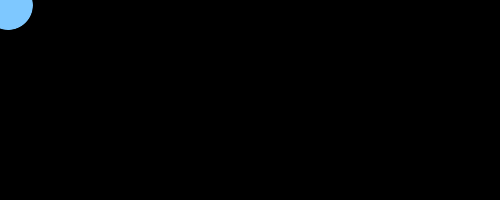
Frame 1 (no input)
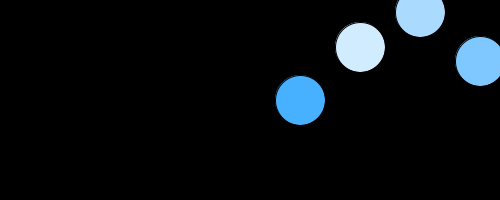
Frame 60 (the mouse pressed at the canvas centre just before this capture)
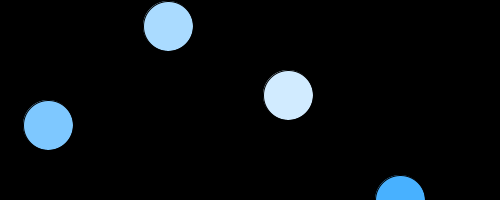
Frame 120 (the mouse held since frame 60 and released just before this capture)

The Processing sketch that drew these frames (run headless with seeded random() and noise(); from frame 60 on, the mouse is pressed at the canvas centre):

// Processing sketch: processing_110780
// ── processing_110780.pde

int moveHorizontal = 0;
int moveVertical = 5;
int replacementHorizontal = 5;
int replacementVertical = 5;

int moveHorizontal2 = 0;
int moveVertical2 = 5;
int replacementHorizontal2 = 6;
int replacementVertical2 = 6;

int moveHorizontal3 = 0;
int moveVertical3 = 5;
int replacementHorizontal3 = 7;
int replacementVertical3 = 7;

int moveHorizontal4 = 0;
int moveVertical4 = 5;
int replacementHorizontal4 = 8;
int replacementVertical4 = 8;

void setup() {
  size(500,200);
}

void draw() {
  background(0);
  
    moveHorizontal = moveHorizontal + replacementHorizontal;
    ellipse(moveHorizontal, moveVertical, 50, 50);
    
    fill(209,235,255);
    
    if (moveHorizontal >= width) {
    //println("I'm Here!");
    replacementHorizontal = replacementHorizontal * -1;
    }
    
    if (moveHorizontal <=0)  {
    //println("its working!");
    replacementHorizontal = replacementHorizontal * -1;
    }
    
    moveVertical = moveVertical + replacementVertical;
    if (moveVertical <=0)  {
    replacementVertical = replacementVertical * -1;
    }
    
     if (moveVertical >=height)  {
    replacementVertical = replacementVertical * -1;
    }
    
    
    //println(replacement);
    
    
    
    
    
    moveHorizontal2 = moveHorizontal2 + replacementHorizontal2;
    ellipse(moveHorizontal2, moveVertical2, 50, 50);
    
    fill(170,219,255);
    
    if (moveHorizontal2 >= width) {
    //println("I'm Here!");
    replacementHorizontal2 = replacementHorizontal2 * -1;
    }
    
    if (moveHorizontal2 <=0)  {
    //println("its working!");
    replacementHorizontal2 = replacementHorizontal2 * -1;
    }
    
    moveVertical2 = moveVertical2 + replacementVertical2;
    if (moveVertical2 <=0)  {
    replacementVertical2 = replacementVertical2 * -1;
    }
    
     if (moveVertical2 >=height)  {
    replacementVertical2 = replacementVertical2 * -1;
    }
    
    
    
    
    
    moveHorizontal3 = moveHorizontal3 + replacementHorizontal3;
    ellipse(moveHorizontal3, moveVertical3, 50, 50);
    
    fill(126,200,255);
    
    if (moveHorizontal3 >= width) {
    //println("I'm Here!");
    replacementHorizontal3 = replacementHorizontal3 * -1;
    }
    
    if (moveHorizontal3 <=0)  {
    //println("its working!");
    replacementHorizontal3 = replacementHorizontal3 * -1;
    }
    
    moveVertical3 = moveVertical3 + replacementVertical3;
    if (moveVertical3 <=0)  {
    replacementVertical3 = replacementVertical3 * -1;
    }
    
     if (moveVertical3 >=height)  {
    replacementVertical3 = replacementVertical3 * -1;
    }
    
    
    
    
    moveHorizontal4 = moveHorizontal4 + replacementHorizontal4;
    ellipse(moveHorizontal4, moveVertical4, 50, 50);
    
    fill(72,177,255);
    
    if (moveHorizontal4 >= width) {
    //println("I'm Here!");
    replacementHorizontal4 = replacementHorizontal4 * -1;
    }
    
    if (moveHorizontal4 <=0)  {
    //println("its working!");
    replacementHorizontal4 = replacementHorizontal4 * -1;
    }
    
    moveVertical4 = moveVertical4 + replacementVertical4;
    if (moveVertical4 <=0)  {
    replacementVertical4 = replacementVertical4 * -1;
    }
    
     if (moveVertical4 >=height)  {
    replacementVertical4 = replacementVertical4 * -1;
    }
    
    
    
    
    
    
    
}
